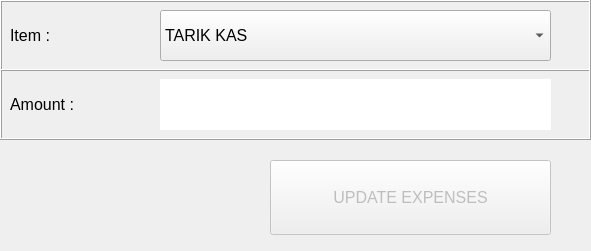
   <widget class="QStackedWidget" name="expensesWidget">
    <property name="geometry">
     <rect>
      <x>20</x>
      <y>1200</y>
      <width>591</width>
      <height>251</height>
     </rect>
    </property>
    <property name="frameShape">
     <enum>QFrame::NoFrame</enum>
    </property>
    <property name="lineWidth">
     <number>1</number>
    </property>
    <property name="currentIndex">
     <number>0</number>
    </property>
    <widget class="QWidget" name="page_18">
     <widget class="QFrame" name="frame_18">
      <property name="geometry">
       <rect>
        <x>0</x>
        <y>0</y>
        <width>591</width>
        <height>71</height>
       </rect>
      </property>
      <property name="frameShape">
       <enum>QFrame::Box</enum>
      </property>
      <property name="frameShadow">
       <enum>QFrame::Raised</enum>
      </property>
      <widget class="QComboBox" name="expenseType">
       <property name="geometry">
        <rect>
         <x>160</x>
         <y>10</y>
         <width>391</width>
         <height>51</height>
        </rect>
       </property>
       <property name="font">
        <font>
         <pointsize>12</pointsize>
        </font>
       </property>
       <property name="tabletTracking">
        <bool>true</bool>
       </property>
       <property name="currentIndex">
        <number>0</number>
       </property>
       <item>
        <property name="text">
         <string>TARIK KAS</string>
        </property>
       </item>
       <item>
        <property name="text">
         <string>BELI GAS</string>
        </property>
       </item>
       <item>
        <property name="text">
         <string>BELI GALON</string>
        </property>
       </item>
       <item>
        <property name="text">
         <string>ONGKOS KURIR</string>
        </property>
       </item>
       <item>
        <property name="text">
         <string>BELI BOMBAY</string>
        </property>
       </item>
       <item>
        <property name="text">
         <string>BELI SOSIS</string>
        </property>
       </item>
       <item>
        <property name="text">
         <string>BELI SMOKEBEEF</string>
        </property>
       </item>
       <item>
        <property name="text">
         <string>BELI SAOS</string>
        </property>
       </item>
       <item>
        <property name="text">
         <string>BELI CHEDDAR</string>
        </property>
       </item>
       <item>
        <property name="text">
         <string>LAINNYA</string>
        </property>
       </item>
      </widget>
      <widget class="QLabel" name="orderTypeLabel_3">
       <property name="geometry">
        <rect>
         <x>10</x>
         <y>10</y>
         <width>141</width>
         <height>51</height>
        </rect>
       </property>
       <property name="font">
        <font>
         <pointsize>12</pointsize>
        </font>
       </property>
       <property name="text">
        <string>Item : </string>
       </property>
      </widget>
     </widget>
     <widget class="QFrame" name="frame_19">
      <property name="geometry">
       <rect>
        <x>0</x>
        <y>69</y>
        <width>591</width>
        <height>71</height>
       </rect>
      </property>
      <property name="frameShape">
       <enum>QFrame::Box</enum>
      </property>
      <property name="frameShadow">
       <enum>QFrame::Raised</enum>
      </property>
      <widget class="QLabel" name="orderTypeLabel_4">
       <property name="geometry">
        <rect>
         <x>10</x>
         <y>10</y>
         <width>141</width>
         <height>51</height>
        </rect>
       </property>
       <property name="font">
        <font>
         <pointsize>12</pointsize>
        </font>
       </property>
       <property name="text">
        <string>Amount : </string>
       </property>
      </widget>
      <widget class="QLabel" name="expensed">
       <property name="geometry">
        <rect>
         <x>160</x>
         <y>10</y>
         <width>391</width>
         <height>51</height>
        </rect>
       </property>
       <property name="font">
        <font>
         <pointsize>12</pointsize>
        </font>
       </property>
       <property name="styleSheet">
        <string notr="true">background: white</string>
       </property>
       <property name="frameShape">
        <enum>QFrame::NoFrame</enum>
       </property>
       <property name="text">
        <string/>
       </property>
       <property name="alignment">
        <set>Qt::AlignLeading|Qt::AlignLeft|Qt::AlignVCenter</set>
       </property>
      </widget>
     </widget>
     <widget class="QPushButton" name="updateExpenses">
      <property name="enabled">
       <bool>false</bool>
      </property>
      <property name="geometry">
       <rect>
        <x>270</x>
        <y>160</y>
        <width>281</width>
        <height>75</height>
       </rect>
      </property>
      <property name="font">
       <font>
        <pointsize>12</pointsize>
       </font>
      </property>
      <property name="text">
       <string>UPDATE EXPENSES</string>
      </property>
     </widget>
    </widget>
   </widget>
